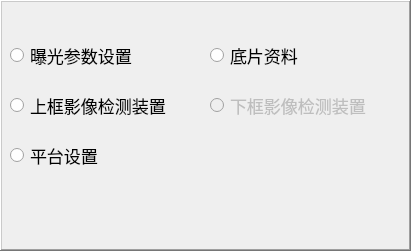
  <widget class="QFrame" name="frame_btn1">
   <property name="geometry">
    <rect>
     <x>10</x>
     <y>340</y>
     <width>411</width>
     <height>251</height>
    </rect>
   </property>
   <property name="font">
    <font>
     <pointsize>13</pointsize>
    </font>
   </property>
   <property name="frameShape">
    <enum>QFrame::WinPanel</enum>
   </property>
   <property name="frameShadow">
    <enum>QFrame::Raised</enum>
   </property>
   <widget class="QRadioButton" name="radioButton_bgpara">
    <property name="geometry">
     <rect>
      <x>10</x>
      <y>40</y>
      <width>201</width>
      <height>31</height>
     </rect>
    </property>
    <property name="font">
     <font>
      <pointsize>13</pointsize>
     </font>
    </property>
    <property name="text">
     <string>曝光参数设置</string>
    </property>
   </widget>
   <widget class="QRadioButton" name="radioButton_upccd_check">
    <property name="geometry">
     <rect>
      <x>10</x>
      <y>90</y>
      <width>201</width>
      <height>31</height>
     </rect>
    </property>
    <property name="font">
     <font>
      <pointsize>13</pointsize>
     </font>
    </property>
    <property name="text">
     <string>上框影像检测装置</string>
    </property>
   </widget>
   <widget class="QRadioButton" name="radioButton_downccd_check">
    <property name="enabled">
     <bool>false</bool>
    </property>
    <property name="geometry">
     <rect>
      <x>210</x>
      <y>90</y>
      <width>191</width>
      <height>31</height>
     </rect>
    </property>
    <property name="font">
     <font>
      <pointsize>13</pointsize>
     </font>
    </property>
    <property name="text">
     <string>下框影像检测装置</string>
    </property>
   </widget>
   <widget class="QRadioButton" name="radioButton_ptsetting">
    <property name="geometry">
     <rect>
      <x>10</x>
      <y>140</y>
      <width>191</width>
      <height>31</height>
     </rect>
    </property>
    <property name="text">
     <string>平台设置</string>
    </property>
   </widget>
   <widget class="QRadioButton" name="radioButton_dppara">
    <property name="geometry">
     <rect>
      <x>210</x>
      <y>40</y>
      <width>181</width>
      <height>31</height>
     </rect>
    </property>
    <property name="text">
     <string>底片资料</string>
    </property>
   </widget>
  </widget>
